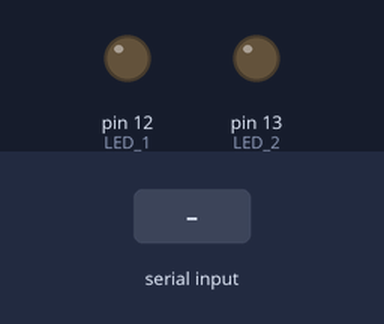
Recording of a sketch running on a simulated Arduino Uno, built with avr-gcc and run on an emulated ATmega328P. Parts: output pins drawn as LEDs (lit = HIGH). Inputs (shaded band) come from the test bench. What the sketch prints to the serial monitor is not drawn.

Above: at 1.2 s.
1.3 s: "a" received over the second serial link
At 2.1 s:
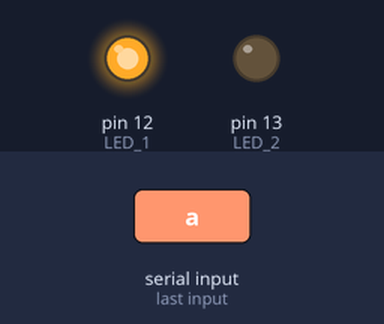
2.8 s: "c" received over the second serial link
At 3.2 s:
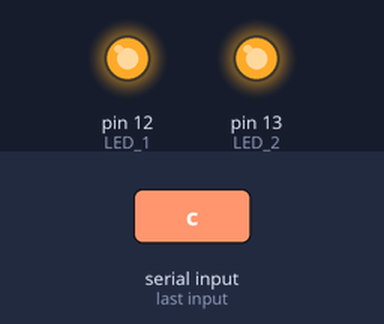
4.3 s: "b" received over the second serial link
At 5.6 s:
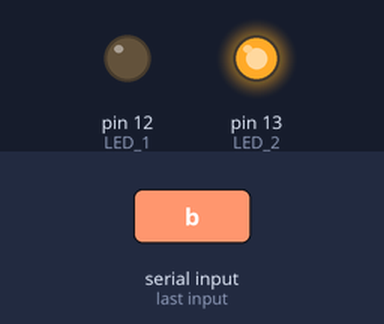
Timing chart, 0 to 7.3 s (numbered marks = the images above; inputs shaded):
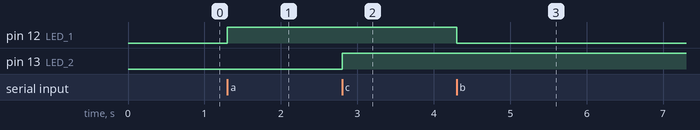

Measured:
- after the input at 1.3 s, pin 12 (LED_1): LOW → HIGH at once
- after the input at 2.8 s, pin 13 (LED_2): LOW → HIGH at once
- after the input at 4.3 s, pin 12 (LED_1): HIGH → LOW at once

The sketch:

BLUETOOTH_LED_APP_CONTROL.ino
```cpp
#include <SoftwareSerial.h>

int BT_TX = 2;
int BT_RX = 3;
int LED_1 = 12;
int LED_2 = 13;

SoftwareSerial BTSerial(BT_RX, BT_TX);

void setup() {
  Serial.begin(9600);
  BTSerial.begin(9600);
  pinMode(LED_1, OUTPUT);
  pinMode(LED_2, OUTPUT);
}
void loop() {
  if (BTSerial.available()) {
    byte data = BTSerial.read();
    if (data == 'a') { digitalWrite(LED_1, HIGH); }
    if (data == 'b') { digitalWrite(LED_1, LOW); }
    if (data == 'c') { digitalWrite(LED_2, HIGH); }
    if (data == 'd') { digitalWrite(LED_2, LOW); }
    Serial.write(data);
  }

  if (Serial.available()) {
    byte data = Serial.read();
    BTSerial.write(data);
  }
}
```
